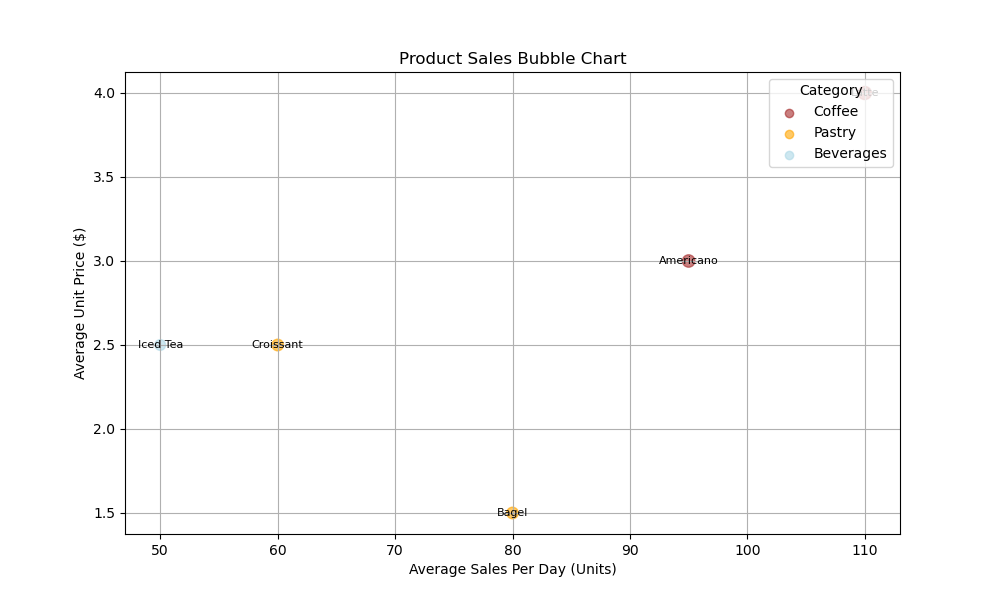

Recreate this plot in Python.

import matplotlib.pyplot as plt

# Provided data
data = [
    {'Product': 'Americano', 'Category': 'Coffee', 'Average Sales Per Day (Units)': 95, 'Average Unit Price ($)': 3.0, 'Popularity Score (1-10)': 8},
    {'Product': 'Latte', 'Category': 'Coffee', 'Average Sales Per Day (Units)': 110, 'Average Unit Price ($)': 4.0, 'Popularity Score (1-10)': 9},
    {'Product': 'Croissant', 'Category': 'Pastry', 'Average Sales Per Day (Units)': 60, 'Average Unit Price ($)': 2.5, 'Popularity Score (1-10)': 7},
    {'Product': 'Iced Tea', 'Category': 'Beverages', 'Average Sales Per Day (Units)': 50, 'Average Unit Price ($)': 2.5, 'Popularity Score (1-10)': 6},
    {'Product': 'Bagel', 'Category': 'Pastry', 'Average Sales Per Day (Units)': 80, 'Average Unit Price ($)': 1.5, 'Popularity Score (1-10)': 7}
]

# Prepare the data for plotting
products = [item['Product'] for item in data]
categories = [item['Category'] for item in data]
sales = [item['Average Sales Per Day (Units)'] for item in data]
prices = [item['Average Unit Price ($)'] for item in data]
popularity = [item['Popularity Score (1-10)'] for item in data]
popularity_scaled = [p * 10 for p in popularity]  # Scale up the popularity for better visibility

# Assign colors based on categories
category_colors = {'Coffee': 'brown', 'Pastry': 'orange', 'Beverages': 'lightblue'}
colors = [category_colors[cat] for cat in categories]

# Create a bubble chart
plt.figure(figsize=(10, 6))
bubble = plt.scatter(sales, prices, s=popularity_scaled, c=colors, alpha=0.6) # alpha for bubble transparency

# Add labels and a legend
plt.xlabel('Average Sales Per Day (Units)')
plt.ylabel('Average Unit Price ($)')
plt.title('Product Sales Bubble Chart')
for i, product in enumerate(products):
    plt.text(sales[i], prices[i], product, ha='center', va='center', fontsize=8)

# Create a legend for categories
for category in category_colors:
    plt.scatter([], [], c=category_colors[category], alpha=0.6, label=category)
plt.legend(title="Category", loc='upper right')

# Show grid
plt.grid(True)

# Show the plot
plt.show()
